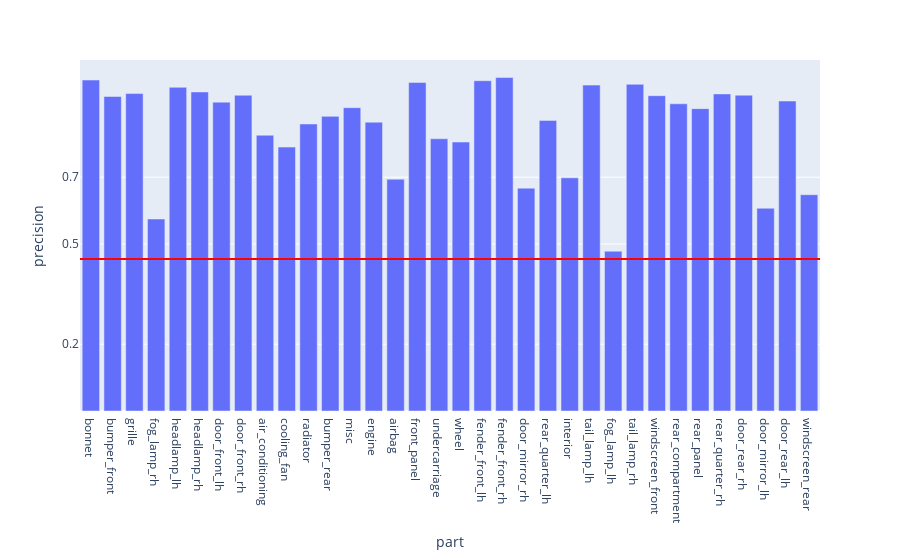

The notebook cell this image was saved under:
### Code cell
fig = px.bar(summaryPerfDf, x = 'part', y = 'precision')

fig.add_hline(y=avgRecall, line_width=2, line_color="red")

fig.update_layout(
    yaxis = dict(
        tickmode = 'array',
        tickvals = [np.format_float_positional(avgRecall, 1), 0.2, 0.5, 0.7],
    )
)
fig

### Figure 1 — Plotly figure (JSON) as saved in the notebook; plotly's stock layout.template omitted (floating-point values rounded to 4 significant figures)
{"data": [{"alignmentgroup": "True", "hovertemplate": "part=%{x}<br>precision=%{y}<extra></extra>", "legendgroup": "", "marker": {"color": "#636efa", "pattern": {"shape": ""}}, "name": "", "offsetgroup": "", "orientation": "v", "showlegend": false, "textposition": "auto", "type": "bar", "x": ["bonnet", "bumper_front", "grille", "fog_lamp_rh", "headlamp_lh", "headlamp_rh", "door_front_lh", "door_front_rh", "air_conditioning", "cooling_fan", "radiator", "bumper_rear", "misc", "engine", "airbag", "front_panel", "undercarriage", "wheel", "fender_front_lh", "fender_front_rh", "door_mirror_rh", "rear_quarter_lh", "interior", "tail_lamp_lh", "fog_lamp_lh", "tail_lamp_rh", "windscreen_front", "rear_compartment", "rear_panel", "rear_quarter_rh", "door_rear_rh", "door_mirror_lh", "door_rear_lh", "windscreen_rear"], "xaxis": "x", "y": [0.9911, 0.9417, 0.9505, 0.5749, 0.9692, 0.9554, 0.9249, 0.9455, 0.8257, 0.7903, 0.8594, 0.8823, 0.9084, 0.8648, 0.6941, 0.9837, 0.8151, 0.8054, 0.989, 0.9985, 0.6674, 0.8702, 0.6982, 0.9759, 0.4784, 0.9782, 0.9442, 0.9199, 0.9054, 0.9495, 0.9456, 0.6071, 0.9281, 0.6476], "yaxis": "y"}], "layout": {"barmode": "relative", "legend": {"tracegroupgap": 0}, "margin": {"t": 60}, "shapes": [{"line": {"color": "red", "width": 2}, "type": "line", "x0": 0, "x1": 1, "xref": "x domain", "y0": 0.4555, "y1": 0.4555, "yref": "y"}], "xaxis": {"anchor": "y", "domain": [0, 1], "title": {"text": "part"}}, "yaxis": {"anchor": "x", "domain": [0, 1], "tickmode": "array", "tickvals": ["0.5", 0.2, 0.5, 0.7], "title": {"text": "precision"}}}}
